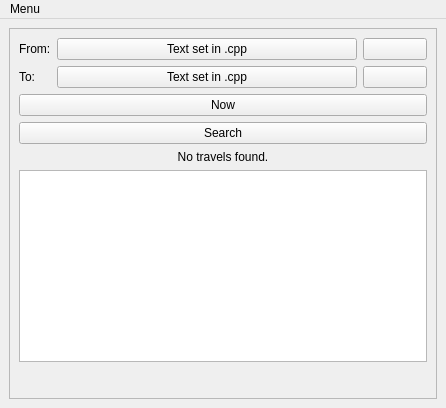
<?xml version="1.0" encoding="UTF-8"?>
<ui version="4.0">
 <class>TravelSearchWindow</class>
 <widget class="QMainWindow" name="TravelSearchWindow">
  <property name="geometry">
   <rect>
    <x>0</x>
    <y>0</y>
    <width>446</width>
    <height>408</height>
   </rect>
  </property>
  <property name="windowTitle">
   <string>Travel Search</string>
  </property>
  <widget class="QWidget" name="centralwidget">
   <layout class="QVBoxLayout" name="verticalLayout">
    <item>
     <widget class="QScrollArea" name="scrollArea">
      <property name="widgetResizable">
       <bool>true</bool>
      </property>
      <widget class="QWidget" name="scrollAreaWidgetContents">
       <property name="geometry">
        <rect>
         <x>0</x>
         <y>0</y>
         <width>426</width>
         <height>364</height>
        </rect>
       </property>
       <layout class="QVBoxLayout" name="verticalLayout_2">
        <item>
         <layout class="QFormLayout" name="formLayout">
          <property name="fieldGrowthPolicy">
           <enum>QFormLayout::AllNonFixedFieldsGrow</enum>
          </property>
          <item row="0" column="0">
           <widget class="QLabel" name="label">
            <property name="text">
             <string>From:</string>
            </property>
           </widget>
          </item>
          <item row="0" column="1">
           <layout class="QHBoxLayout" name="horizontalLayout">
            <item>
             <widget class="QPushButton" name="btnPlaceFrom">
              <property name="text">
               <string>Text set in .cpp</string>
              </property>
             </widget>
            </item>
            <item>
             <widget class="QPushButton" name="btnFromFavorite">
              <property name="minimumSize">
               <size>
                <width>64</width>
                <height>0</height>
               </size>
              </property>
              <property name="maximumSize">
               <size>
                <width>64</width>
                <height>16777215</height>
               </size>
              </property>
              <property name="styleSheet">
               <string notr="true"/>
              </property>
              <property name="text">
               <string/>
              </property>
              <property name="icon">
               <iconset resource="trafikanten.qrc">
                <normaloff>:/images/favorites.png</normaloff>:/images/favorites.png</iconset>
              </property>
              <property name="iconSize">
               <size>
                <width>48</width>
                <height>48</height>
               </size>
              </property>
             </widget>
            </item>
           </layout>
          </item>
          <item row="1" column="0">
           <widget class="QLabel" name="label_3">
            <property name="maximumSize">
             <size>
              <width>50</width>
              <height>16777215</height>
             </size>
            </property>
            <property name="text">
             <string>To:</string>
            </property>
           </widget>
          </item>
          <item row="1" column="1">
           <layout class="QHBoxLayout" name="horizontalLayout_2">
            <item>
             <widget class="QPushButton" name="btnPlaceTo">
              <property name="text">
               <string>Text set in .cpp</string>
              </property>
             </widget>
            </item>
            <item>
             <widget class="QPushButton" name="btnToFavorite">
              <property name="minimumSize">
               <size>
                <width>64</width>
                <height>0</height>
               </size>
              </property>
              <property name="maximumSize">
               <size>
                <width>64</width>
                <height>16777215</height>
               </size>
              </property>
              <property name="text">
               <string/>
              </property>
              <property name="icon">
               <iconset resource="trafikanten.qrc">
                <normaloff>:/images/favorites.png</normaloff>:/images/favorites.png</iconset>
              </property>
              <property name="iconSize">
               <size>
                <width>48</width>
                <height>48</height>
               </size>
              </property>
             </widget>
            </item>
           </layout>
          </item>
         </layout>
        </item>
        <item>
         <layout class="QVBoxLayout" name="dateTimeVerticalContainer">
          <item>
           <layout class="QHBoxLayout" name="dateTimeHorizontalContainer">
            <item>
             <widget class="QPushButton" name="btnNow">
              <property name="text">
               <string>Now</string>
              </property>
             </widget>
            </item>
           </layout>
          </item>
         </layout>
        </item>
        <item>
         <widget class="QPushButton" name="pushButton">
          <property name="text">
           <string>Search</string>
          </property>
         </widget>
        </item>
        <item>
         <widget class="QLabel" name="lblNoResultsFounds">
          <property name="text">
           <string>No travels found.</string>
          </property>
          <property name="alignment">
           <set>Qt::AlignCenter</set>
          </property>
         </widget>
        </item>
        <item>
         <widget class="QTableView" name="tblResults">
          <property name="selectionMode">
           <enum>QAbstractItemView::SingleSelection</enum>
          </property>
          <property name="selectionBehavior">
           <enum>QAbstractItemView::SelectRows</enum>
          </property>
          <attribute name="horizontalHeaderVisible">
           <bool>false</bool>
          </attribute>
          <attribute name="verticalHeaderVisible">
           <bool>false</bool>
          </attribute>
         </widget>
        </item>
        <item>
         <spacer name="verticalSpacer">
          <property name="orientation">
           <enum>Qt::Vertical</enum>
          </property>
          <property name="sizeHint" stdset="0">
           <size>
            <width>20</width>
            <height>12</height>
           </size>
          </property>
         </spacer>
        </item>
       </layout>
      </widget>
     </widget>
    </item>
   </layout>
  </widget>
  <widget class="QMenuBar" name="menuBar">
   <property name="geometry">
    <rect>
     <x>0</x>
     <y>0</y>
     <width>446</width>
     <height>24</height>
    </rect>
   </property>
   <widget class="QMenu" name="menuMenu">
    <property name="title">
     <string>Menu</string>
    </property>
    <addaction name="actionAddFavorite"/>
    <addaction name="actionSwitch_direction"/>
   </widget>
   <addaction name="menuMenu"/>
  </widget>
  <action name="actionAddFavorite">
   <property name="text">
    <string>Add as favorite</string>
   </property>
  </action>
  <action name="actionSwitch_direction">
   <property name="text">
    <string>Switch direction</string>
   </property>
  </action>
 </widget>
 <resources>
  <include location="trafikanten.qrc"/>
 </resources>
 <connections/>
</ui>
